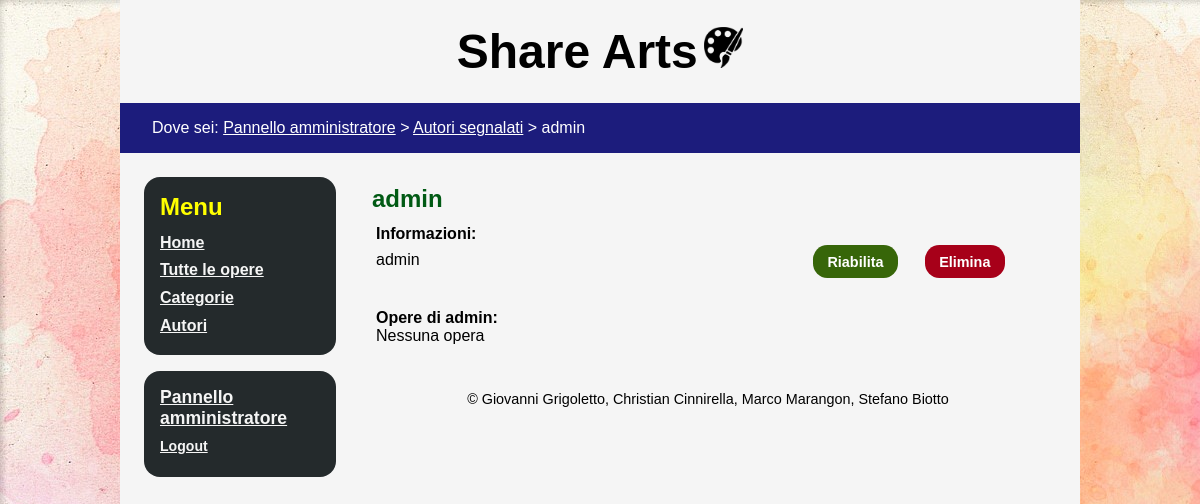
/autore_segnalato.php?id=2 (signed in), run on the app's committed database.
### tables this page shows
CREATE TABLE autore (
  id          INT AUTO_INCREMENT PRIMARY KEY,
  password    VARCHAR(64) NOT NULL,
  username    VARCHAR(30) NOT NULL,
  bio         VARCHAR(2000),
  segnalato   BOOLEAN NOT NULL,
  isAdmin     BOOLEAN NOT NULL
);

### includes/DB.php (called while the page is built, shortened)
<?php
class DB extends mysqli{
	public function getAutoreById($id = null){
		$sql = "SELECT * FROM autore WHERE id=?";
		$query = $this->prepare($sql);
		$query->bind_param("i", $id);
		$query->execute();
		$result = $query->get_result();
		$aut = $result->fetch_assoc();
		return $aut;
	}
}

### autore_segnalato.php (the view, shortened to what this page needs)
<?php
require_once('includes/DB.php');
$db = new DB();
$auth = $db->getAutoreById($_SESSION['user_id']);
$page_head = file_get_contents('includes/head.html');
$page_body = file_get_contents('includes/body.html');
$a = $db->getAutoreById($_GET['id']);
$title = $a['username'] . " - Share Arts";
$page_head = str_replace("<titolo />", $title, $page_head);
$page_head = str_replace("<page_description/>", "Profilo e opere di " . $a['username'], $page_head);
$page_head = str_replace("<keywords/>", "arte, autore, immagine, opera, condividere, " . $a['username'], $page_head);
$page_head = str_replace("<metatitle/>", $title, $page_head);
$page_head = str_replace("<scripts />", "", $page_head);
$counter = 1;
$link = file_get_contents('includes/link.html');
$link = str_replace("<path />", "admin.php", $link);
$link = str_replace("<nome_link />", "Pannello amministratore", $link);
$link = str_replace("<tab />", $counter++, $link);
$link2 = file_get_contents('includes/link.html');
$link2 = str_replace("<path />", "autori_segnalati.php", $link2);
$link2 = str_replace("<nome_link />", "Autori segnalati", $link2);
$link2 = str_replace("<tab />", $counter++, $link2);
$page_body = str_replace("<breadcrumb />", $link . " > " . $link2 . " > " . $a['username'], $page_body);
$page_body = str_replace("<tab1 />", $counter++, $page_body);
$page_body = str_replace("<tab2 />", $counter++, $page_body);
$page_body = str_replace("<tab3 />", $counter++, $page_body);
$page_body = str_replace("<tab4 />", $counter++, $page_body);
$admin_button = file_get_contents('includes/usr_zone_admin.html');
$admin_button = str_replace("<tab1 />", $counter++, $admin_button);
$admin_button = str_replace("<tab2 />", $counter++, $admin_button);
$page_body = str_replace("<utente />",  $admin_button, $page_body);
$content = file_get_contents('includes/content_pagina_autore_segnalato.html');
$content = str_replace("<username />", $a['username'], $content);
$content = str_replace("<informazioni />", $a['bio'], $content);
$content = str_replace("<id_aut />", $_GET['id'], $content);
$content = str_replace("<tab1 />", $counter++, $content);
$content = str_replace("<tab2 />", $counter++, $content);
$opere = $db->getMyOpere($_GET['id']);
$opere_content = file_get_contents('includes/opere_list.html');
$opere_content = str_replace('<h2 class="titolo_sezione"><section_name /></h2>', "", $opere_content);
$opere_content = str_replace("<section_description />","", $opere_content);
$opere_content = str_replace("<cerca_opere />","", $opere_content);
$lista_opere = '';
if($opere != null) {
    foreach($opere as $opera){
        $op = file_get_contents('includes/opere_card.html');
        $op = str_replace("<id_opera/>", $opera['id'], $op);
        $op = str_replace("<from/>", "autore", $op);
        $op = str_replace("<Path/>", $opera['img_path'], $op);
        $op = str_replace("<Titolo/>", $opera['titolo'], $op);
        $op = str_replace("<descrizione/>", $opera['descrizione_short'], $op);
        $op = str_replace("<Nomeutente/>", "", $op);
        $op = str_replace("<Categoria/>", $opera['nome_categoria'], $op);
        $op = str_replace('<tabindex/>', $counter, $op);
        $lista_opere .= $op;
        $counter++;
}
$opere_content = str_replace("<opere/>", $lista_opere, $opere_content);
}
else {
    $opere_content = str_replace("<opere/>", "<p>Nessuna opera</p>", $opere_content);
}
    $content = str_replace("<opere />", $opere_content, $content);
$page_body = str_replace('<content />', $content, $page_body);
echo $page_head  . $page_body  ;
?>

### css/desktop.css (style rules this page uses)
* { padding: 0; border: 0; margin: 0; font-family: Verdana, Geneva, sans-serif; }
html { background-image: url("../img/background.jpg"); }
.bolded { font-weight: bold; }
body { background-color: #f5f5f5; margin: 0 10%; min-height: 100vh; height: auto; }
#userinfo { font-size: 1.1em; }
#titolone { padding: 1em; font-size: 1.5em; text-align: center; }
#titolone h1 { display: inline-block; }
#titolone img { height: 1.7em; }
#breadcrumb { background-color: rgb(28, 28, 124); color: white; padding: 1em; padding-left: 2em; }
#breadcrumb a:link { color: white; }
#contenuto { margin: 2em; margin-left: 15em; }
.titolo_sezione { font-size: 1.5em; font-weight: bold; color: rgb(1, 90, 20); padding: 0 0 0.5em 0.5em; }
.box { margin: 0.5em; padding: 1em; background-color: rgb(36, 42, 44); font-weight: bold; color: yellow; border-radius: 1em; }
#usr_zone { margin-top: 1em; }
#navigator { float: left; padding: 1em 0 0 1em; width: 13em; }
#navigator a:link { color: whitesmoke; }
#menubox ul { list-style-type: none; padding-top: 0.5em; }
#menubox li { padding: 0.3em 0; }
#button_elimina { background-color: rgb(167, 0, 25); color: white; padding: 0.6em 1em; border-radius: 1em; margin: 1em; }
#opere { padding-top: 2em; }
#autore p { padding-left: 1em; text-align: left; }
#dati_autore p { padding-bottom: 0.5em; }
#usr_zone a { color: white; }
#usr_zone ul { list-style-type: none; }
#usr_zone li { padding-bottom: 0.3em; }
#nome_utente { font-size: 1em; }
#logout { font-size: 0.8em; }
.buttons_panel { font-size: 0.9em; margin: 1em 2em 2em 0.9em; float: right; }
.buttons_panel div { display: inline-block; margin: 1em 0; }
.buttons_panel a { margin-right: 0.6em; color: white; font-weight: bold; text-decoration: none; border-radius: 1em; padding: 0.6em 1em; }
#button_riabilita { background-color: rgb(55, 102, 9); }
#footer { text-align: center; padding: 1em; margin-bottom: 0; font-size: 0.9em; margin-left: 15em; }

### css/mobile.css (style rules this page uses)
html { background-image: none; }
body { background-color: #fafafa; margin: 0; }
#titolone { padding: 1em; font-size: 1em; text-align: center; }
#breadcrumb { padding: 0.6em; font-size: 0.8em; }
#navigator { float: none; text-align: center; padding: 0; width: auto; }
#contenuto { margin: 1em; text-align: center; }
.titolo_sezione { font-size: 1.5em; padding: 0 0 1em 0; }
#footer { margin-left: 0; }
.buttons_panel { padding: 0; text-align: center; width: 100%; margin: auto; margin-bottom: 2em; }

### css/print.css (style rules this page uses)
* { padding: 0; border: 0; margin: 0; font-family:Georgia, 'Times New Roman', Times, serif; }
html { background-image: none; }
.bolded { font-weight: bold; }
body { background-color: #fafafa; margin: 0; min-height: 100vh; height: auto; }
#titolone { padding: 1em; font-size: 0.8em; text-align: center; }
#titolone h1 { display: inline-block; }
#titolone img { height: 1em; }
#breadcrumb { display: none; }
#contenuto { margin: 2em; }
.box { margin: 1em; padding: 1em; background-color: rgb(0, 110, 0); font-weight: bold; color: rgb(231, 255, 94); border-radius: 1em; }
#usr_zone { margin-top: 1em; }
#navigator { display: none; }
#menubox a { color: whitesmoke; }
#menubox ul { list-style-type: none; padding-top: 0.5em; }
#menubox li { padding: 0.3em 0; }
.titolo_sezione { font-size: 1.5em; font-weight: bold; color: rgb(138, 0, 138); padding: 0 0 1em 0.5em; }
p a { color: black; }
#opere { padding-top: 2em; }
#autore p { padding-left: 1em; text-align: left; }
.buttons_panel { display: none; }
#footer { display: none; }

### data on the page
autore: username "Share Arts Dove sei: > > admin Menu Home Tutte le opere Categorie Autori © Giovanni Grigoletto, Christian Cinnirella, Marco Marangon, Stefano Biotto", username (picture), username "admin Riabilita Elimina Informazioni: admin Opere di admin:"

### other printed values
str_replace("<path />", "admin.php", $link) "Pannello amministratore"
str_replace("<path />", "autori_segnalati.php", $link2) "Autori segnalati"
str_replace("<tab1 />", $counter++, $admin_button) "Pannello amministratore Logout"
